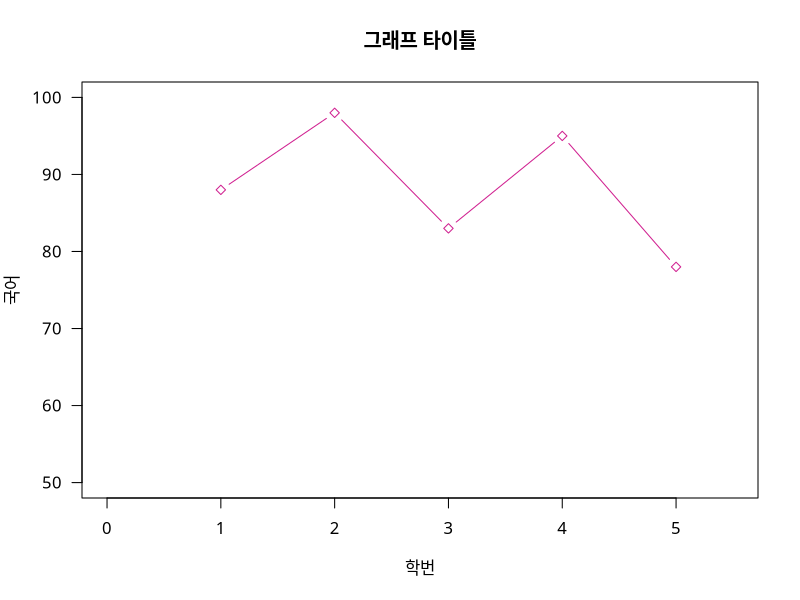
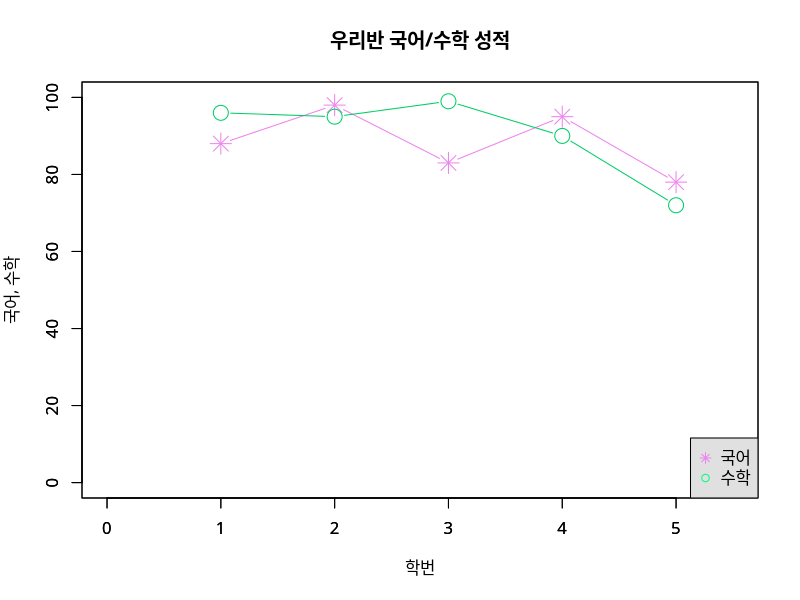

These figures' R source, in order: (Note: this script raises an error after producing the figures.)
library('ggplot2')
smdt = data.frame(stuno = 1:5,
                  Korean = sample(60:100, 5),
                  English = sample((5:10)*10,5),
                  Math = sample(50:100, 5))

# mac에서 한글 깨질 때
theme_set(theme_gray(base_family="AppleGothic"))
par(family = "AppleGothic")
??theme_set


plot(x = smdt$stuno, y = smdt$Korean,
     col = "violetred",
     cex = 1,
     las = 1,
     type = 'b',    # p, l, b, c, o, s
     xlim = c(0,5.5),
     ylim = c(50, 100),
     pch = 23,
     xlab = '학번',
     ylab = '국어',
     main = '그래프 타이틀')

?pch 
colors()

# 그래프 중첩 & 범례 #####

xl = c(0, 5.5)
yl = c(0, 100)

plot(x =  smdt$stuno, y = smdt$Korean,
     col = "violet", 
     cex =  2,
     pch = 8,
     type = 'b',
     xlim = xl,
     ylim = yl,
     xlab = '학번',
     ylab = '국어, 수학',
     main = '우리반 국어/수학 성적')

par(new = T)

plot(x = smdt$stuno, y = smdt$Math,
     col = 'springgreen3',
     cex = 2,
     pch = 21,
     type = 'b',
     xlim = xl,
     ylim = yl,
     xlab = ' ',
     ylab = ' ')

legend('bottomright',
       legend = c('국어', '수학'),
       pch = c(8, 21),
       col = c('violet', 'springgreen'),
       bg = 'grey88')


# 막대 그래프 ####

t = data %>% filter( eng > 90 ) %>% select('cls', 'gen') %>% table

barplot(t,
        beside = T, 
        horiz = T,
        border = 'darkblue',
        density = 50,
        las = 1,
        angle = 15 + 10*1:2,
        xlab = '학급별 성별',
        ylab = '영어',
        legend = rownames(t),
        col = cm.colors(4))

# rainbow(n, s = 1, v = 1, start = 0, end = max(1, n - 1)/n, alpha = 1)
# heat.colors(n, alpha = 1)
# terrain.colors(n, alpha = 1)
# topo.colors(n, alpha = 1)
# cm.colors(n, alpha = 1)


# boxplot ####
boxplot(kor~cls, data=data, col = 'lightcyan')
boxplot(kor~gen, data=data, col = 'grey88')


# histogram ####
hist(data$kor, col='ivory', labels=T, breaks = 10)


# curve ####
curve(sin, -2*pi, 3*pi,
      xname = 'x',
      xlab = 'TT',
      n = 200,
      type = 'p',
      xlim = c(-10, 10),
      ylim = c(-1, 1))


# pie #####
d = data %>% filter(kor > 90) %>% select('cls')

table(d)

pie(table(d), border = "darkblue")
pie(table(d), clockwise = T, col=c('red', 'purple', 'green', 'cyan'))




